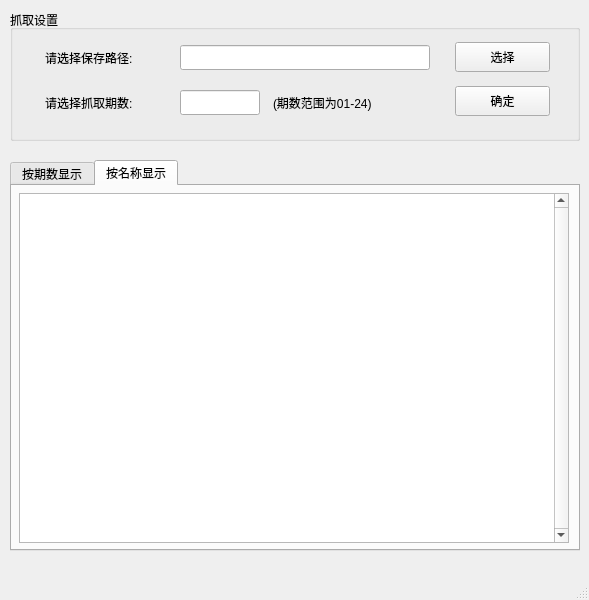
<?xml version="1.0" encoding="UTF-8"?>
<ui version="4.0">
 <class>MainWindow</class>
 <widget class="QMainWindow" name="MainWindow">
  <property name="geometry">
   <rect>
    <x>0</x>
    <y>0</y>
    <width>589</width>
    <height>600</height>
   </rect>
  </property>
  <property name="windowTitle">
   <string>MainWindow</string>
  </property>
  <widget class="QWidget" name="centralwidget">
   <widget class="QGroupBox" name="groupBox">
    <property name="geometry">
     <rect>
      <x>10</x>
      <y>10</y>
      <width>570</width>
      <height>131</height>
     </rect>
    </property>
    <property name="title">
     <string>抓取设置</string>
    </property>
    <widget class="QLabel" name="label_dir">
     <property name="geometry">
      <rect>
       <x>35</x>
       <y>35</y>
       <width>125</width>
       <height>25</height>
      </rect>
     </property>
     <property name="text">
      <string>请选择保存路径:</string>
     </property>
    </widget>
    <widget class="QLabel" name="label_month">
     <property name="geometry">
      <rect>
       <x>35</x>
       <y>80</y>
       <width>125</width>
       <height>25</height>
      </rect>
     </property>
     <property name="text">
      <string>请选择抓取期数:</string>
     </property>
    </widget>
    <widget class="QLabel" name="label_tips">
     <property name="geometry">
      <rect>
       <x>263</x>
       <y>80</y>
       <width>135</width>
       <height>25</height>
      </rect>
     </property>
     <property name="text">
      <string>(期数范围为01-24)</string>
     </property>
    </widget>
    <widget class="QLineEdit" name="lineEdit_dir">
     <property name="geometry">
      <rect>
       <x>170</x>
       <y>35</y>
       <width>250</width>
       <height>25</height>
      </rect>
     </property>
    </widget>
    <widget class="QLineEdit" name="lineEdit_month">
     <property name="geometry">
      <rect>
       <x>170</x>
       <y>80</y>
       <width>80</width>
       <height>25</height>
      </rect>
     </property>
     <property name="text">
      <string/>
     </property>
    </widget>
    <widget class="QPushButton" name="pushButton_option">
     <property name="geometry">
      <rect>
       <x>445</x>
       <y>32</y>
       <width>95</width>
       <height>30</height>
      </rect>
     </property>
     <property name="text">
      <string>选择</string>
     </property>
    </widget>
    <widget class="QPushButton" name="pushButton_sure">
     <property name="geometry">
      <rect>
       <x>445</x>
       <y>76</y>
       <width>95</width>
       <height>30</height>
      </rect>
     </property>
     <property name="text">
      <string>确定</string>
     </property>
    </widget>
   </widget>
   <widget class="QTabWidget" name="tabWidget">
    <property name="geometry">
     <rect>
      <x>10</x>
      <y>160</y>
      <width>570</width>
      <height>391</height>
     </rect>
    </property>
    <property name="currentIndex">
     <number>1</number>
    </property>
    <widget class="QWidget" name="tab_left">
     <attribute name="title">
      <string>按期数显示</string>
     </attribute>
     <widget class="QTableWidget" name="tableWidget">
      <property name="geometry">
       <rect>
        <x>7</x>
        <y>7</y>
        <width>550</width>
        <height>350</height>
       </rect>
      </property>
      <property name="verticalScrollBarPolicy">
       <enum>Qt::ScrollBarAlwaysOn</enum>
      </property>
      <attribute name="horizontalHeaderStretchLastSection">
       <bool>true</bool>
      </attribute>
      <attribute name="verticalHeaderShowSortIndicator" stdset="0">
       <bool>false</bool>
      </attribute>
      <attribute name="verticalHeaderStretchLastSection">
       <bool>false</bool>
      </attribute>
      <column>
       <property name="text">
        <string>期数</string>
       </property>
       <property name="textAlignment">
        <set>AlignCenter</set>
       </property>
      </column>
      <column>
       <property name="text">
        <string>名称</string>
       </property>
      </column>
     </widget>
    </widget>
    <widget class="QWidget" name="tab_right">
     <attribute name="title">
      <string>按名称显示</string>
     </attribute>
     <widget class="QListWidget" name="listWidget">
      <property name="geometry">
       <rect>
        <x>7</x>
        <y>7</y>
        <width>550</width>
        <height>350</height>
       </rect>
      </property>
      <property name="verticalScrollBarPolicy">
       <enum>Qt::ScrollBarAlwaysOn</enum>
      </property>
      <property name="viewMode">
       <enum>QListView::IconMode</enum>
      </property>
     </widget>
    </widget>
   </widget>
  </widget>
  <widget class="QMenuBar" name="menubar">
   <property name="geometry">
    <rect>
     <x>0</x>
     <y>0</y>
     <width>589</width>
     <height>26</height>
    </rect>
   </property>
  </widget>
  <widget class="QStatusBar" name="statusbar"/>
 </widget>
 <resources/>
 <connections/>
</ui>
